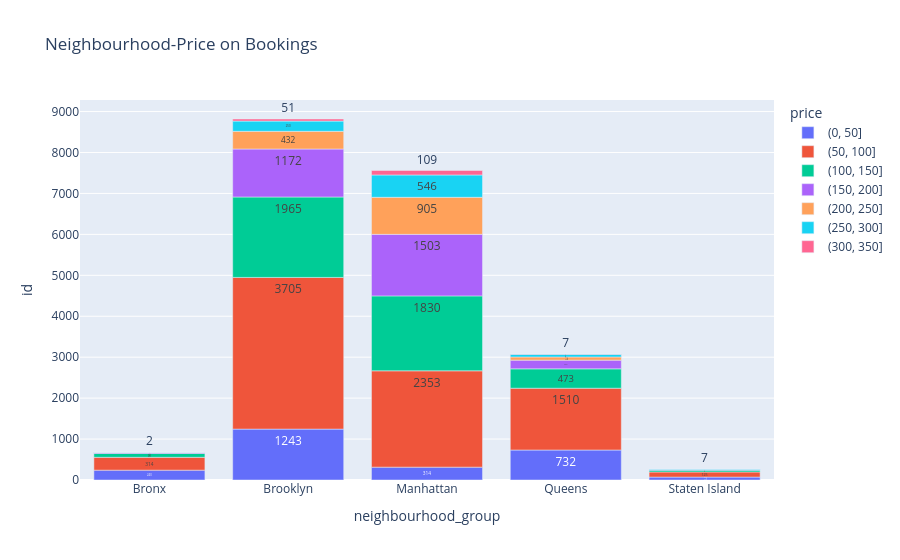

The code cell stored with this chart in its notebook:
### Code cell
fig =px.bar(pr_ng, x="neighbourhood_group", y="id", color="price", title="Neighbourhood-Price on Bookings",text_auto =True)
fig.show()

### Figure 1 — Plotly figure (JSON) as saved in the notebook; plotly's stock layout.template omitted (floating-point values rounded to 4 significant figures)
{"data": [{"alignmentgroup": "True", "hovertemplate": "price=(0, 50]<br>neighbourhood_group=%{x}<br>id=%{y}<extra></extra>", "legendgroup": "(0, 50]", "marker": {"color": "#636efa", "pattern": {"shape": ""}}, "name": "(0, 50]", "offsetgroup": "(0, 50]", "orientation": "v", "showlegend": true, "textposition": "auto", "texttemplate": "%{y}", "type": "bar", "x": ["Bronx", "Brooklyn", "Manhattan", "Queens", "Staten Island"], "xaxis": "x", "y": [240, 1243, 314, 732, 71], "yaxis": "y"}, {"alignmentgroup": "True", "hovertemplate": "price=(50, 100]<br>neighbourhood_group=%{x}<br>id=%{y}<extra></extra>", "legendgroup": "(50, 100]", "marker": {"color": "#EF553B", "pattern": {"shape": ""}}, "name": "(50, 100]", "offsetgroup": "(50, 100]", "orientation": "v", "showlegend": true, "textposition": "auto", "texttemplate": "%{y}", "type": "bar", "x": ["Bronx", "Brooklyn", "Manhattan", "Queens", "Staten Island"], "xaxis": "x", "y": [314, 3705, 2353, 1510, 125], "yaxis": "y"}, {"alignmentgroup": "True", "hovertemplate": "price=(100, 150]<br>neighbourhood_group=%{x}<br>id=%{y}<extra></extra>", "legendgroup": "(100, 150]", "marker": {"color": "#00cc96", "pattern": {"shape": ""}}, "name": "(100, 150]", "offsetgroup": "(100, 150]", "orientation": "v", "showlegend": true, "textposition": "auto", "texttemplate": "%{y}", "type": "bar", "x": ["Bronx", "Brooklyn", "Manhattan", "Queens", "Staten Island"], "xaxis": "x", "y": [96, 1965, 1830, 473, 45], "yaxis": "y"}, {"alignmentgroup": "True", "hovertemplate": "price=(150, 200]<br>neighbourhood_group=%{x}<br>id=%{y}<extra></extra>", "legendgroup": "(150, 200]", "marker": {"color": "#ab63fa", "pattern": {"shape": ""}}, "name": "(150, 200]", "offsetgroup": "(150, 200]", "orientation": "v", "showlegend": true, "textposition": "auto", "texttemplate": "%{y}", "type": "bar", "x": ["Bronx", "Brooklyn", "Manhattan", "Queens", "Staten Island"], "xaxis": "x", "y": [19, 1172, 1503, 213, 13], "yaxis": "y"}, {"alignmentgroup": "True", "hovertemplate": "price=(200, 250]<br>neighbourhood_group=%{x}<br>id=%{y}<extra></extra>", "legendgroup": "(200, 250]", "marker": {"color": "#FFA15A", "pattern": {"shape": ""}}, "name": "(200, 250]", "offsetgroup": "(200, 250]", "orientation": "v", "showlegend": true, "textposition": "auto", "texttemplate": "%{y}", "type": "bar", "x": ["Bronx", "Brooklyn", "Manhattan", "Queens", "Staten Island"], "xaxis": "x", "y": [7, 432, 905, 77, 5], "yaxis": "y"}, {"alignmentgroup": "True", "hovertemplate": "price=(250, 300]<br>neighbourhood_group=%{x}<br>id=%{y}<extra></extra>", "legendgroup": "(250, 300]", "marker": {"color": "#19d3f3", "pattern": {"shape": ""}}, "name": "(250, 300]", "offsetgroup": "(250, 300]", "orientation": "v", "showlegend": true, "textposition": "auto", "texttemplate": "%{y}", "type": "bar", "x": ["Bronx", "Brooklyn", "Manhattan", "Queens", "Staten Island"], "xaxis": "x", "y": [6, 250, 546, 65, 7], "yaxis": "y"}, {"alignmentgroup": "True", "hovertemplate": "price=(300, 350]<br>neighbourhood_group=%{x}<br>id=%{y}<extra></extra>", "legendgroup": "(300, 350]", "marker": {"color": "#FF6692", "pattern": {"shape": ""}}, "name": "(300, 350]", "offsetgroup": "(300, 350]", "orientation": "v", "showlegend": true, "textposition": "auto", "texttemplate": "%{y}", "type": "bar", "x": ["Bronx", "Brooklyn", "Manhattan", "Queens"], "xaxis": "x", "y": [2, 51, 109, 7], "yaxis": "y"}], "layout": {"barmode": "relative", "legend": {"title": {"text": "price"}, "tracegroupgap": 0}, "title": {"text": "Neighbourhood-Price on Bookings"}, "xaxis": {"anchor": "y", "domain": [0, 1], "title": {"text": "neighbourhood_group"}}, "yaxis": {"anchor": "x", "domain": [0, 1], "title": {"text": "id"}}}}
